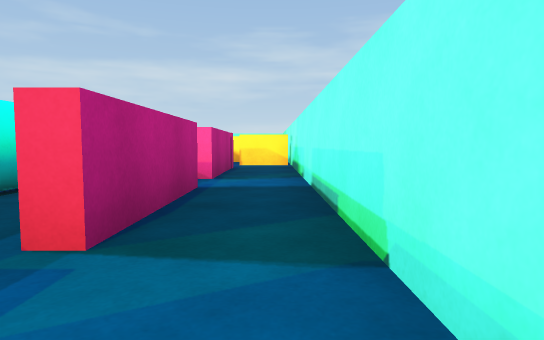
[1] (above)

24 first-person views from a walk through a scene from a Unity 3-D project. The camera is 0.49 m above the floor, tilts 4° down and sees 75° across. The floor is counted in squares, 1 m on a side. Each view is taken from the middle of a square. On the plan, view 1 faces up. The plan holds only what a view shows up to about 9 squares ahead; the rest is blank. The player character is not drawn.

[2]
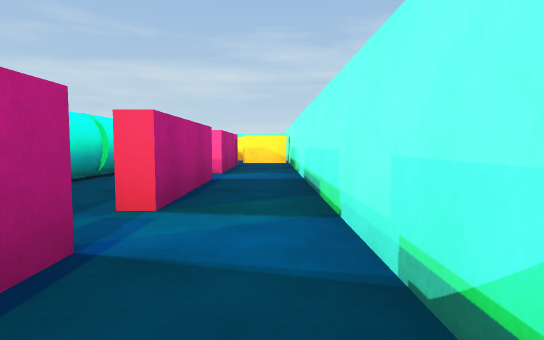

[3]
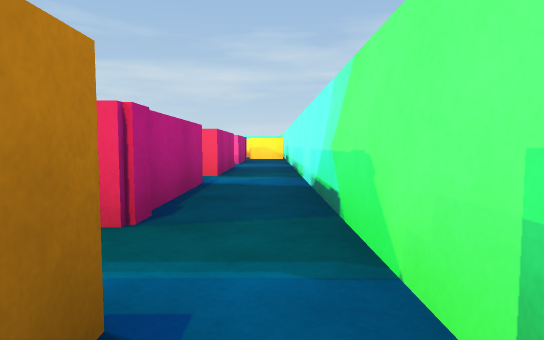

[4]
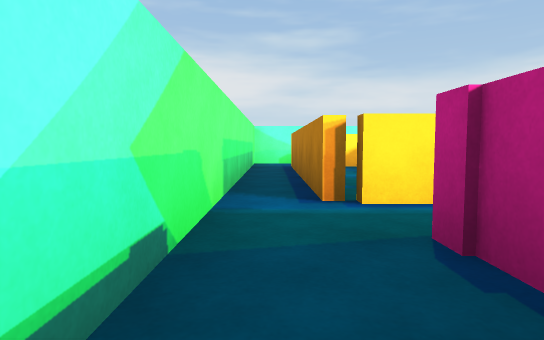

[5]
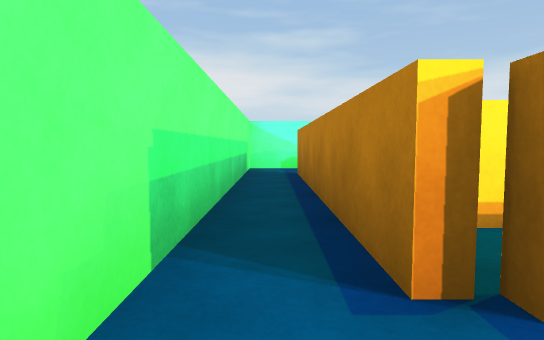

[6]
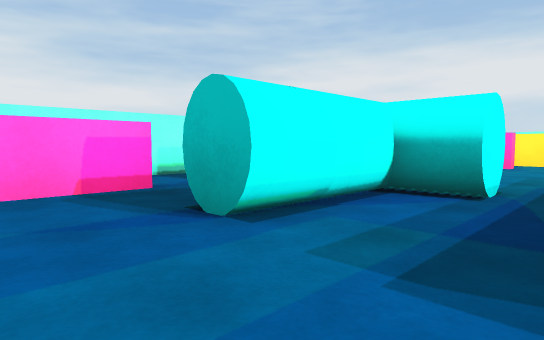

[7]
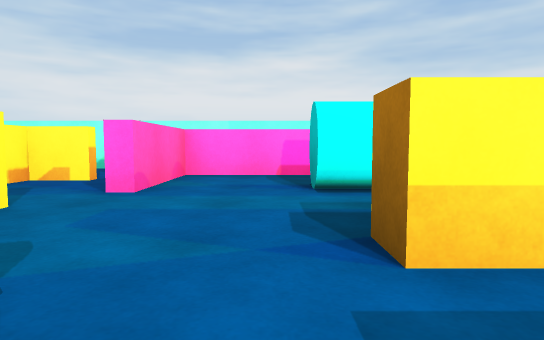

[8]
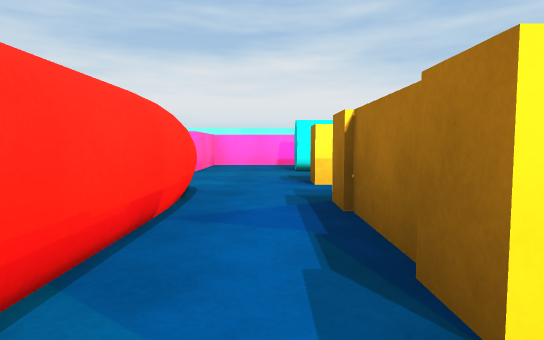

[9]
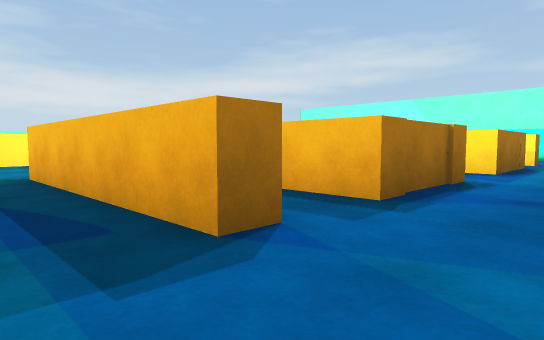

[10]
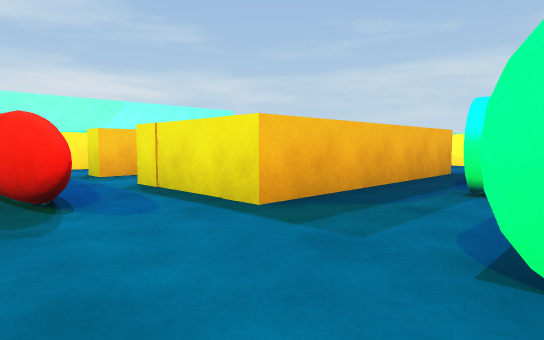

[11]
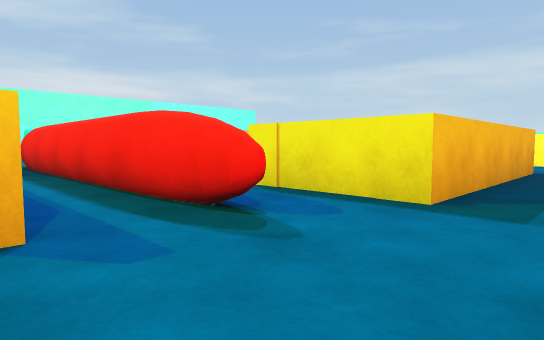

[12]
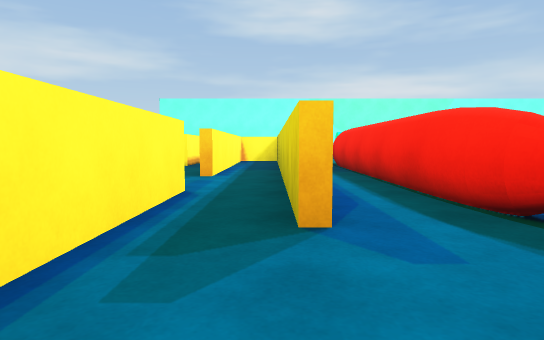

[13]
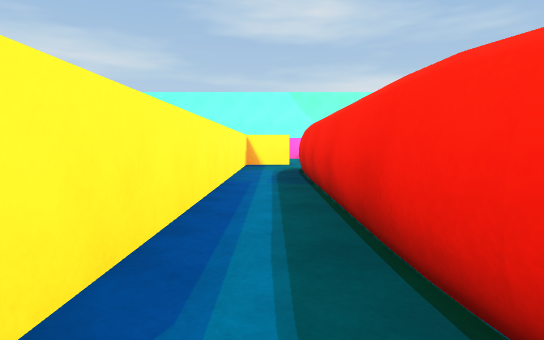

[14]
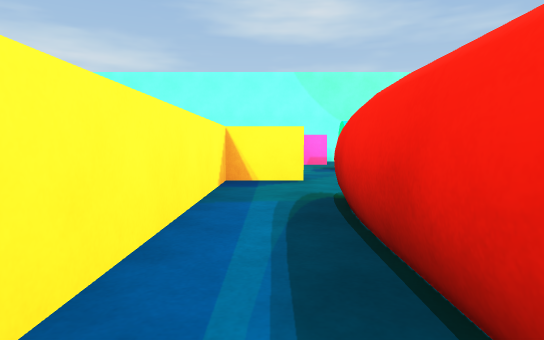

[15]
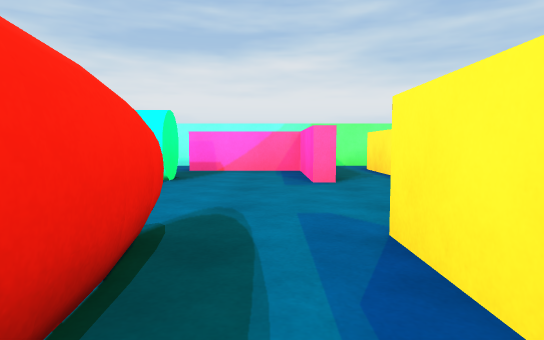

[16]
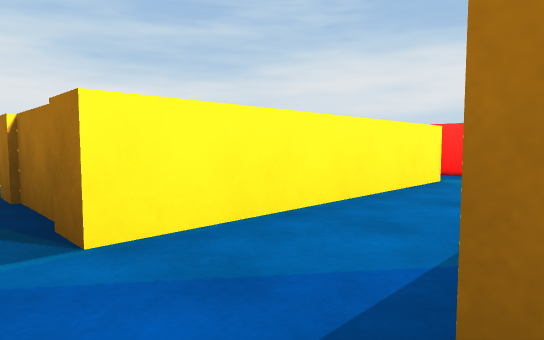

[17]
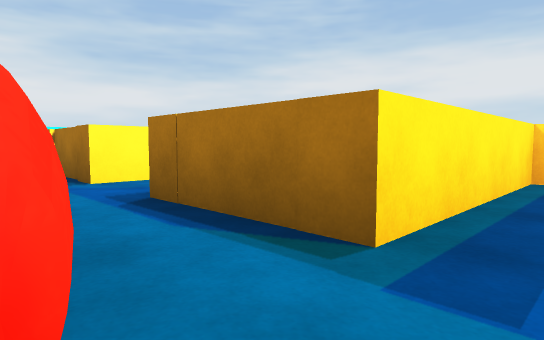

[18]
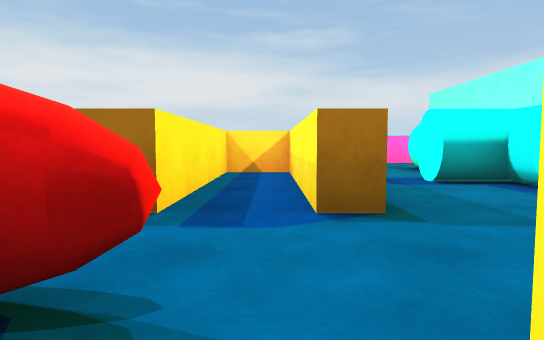

[19]
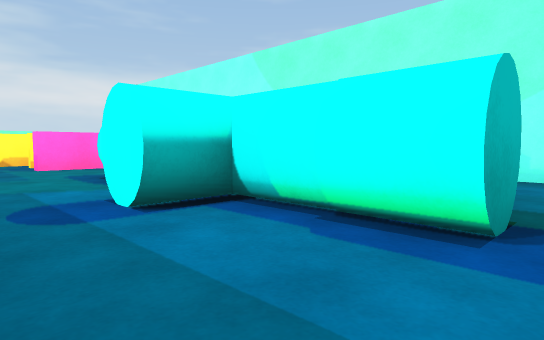

[20]
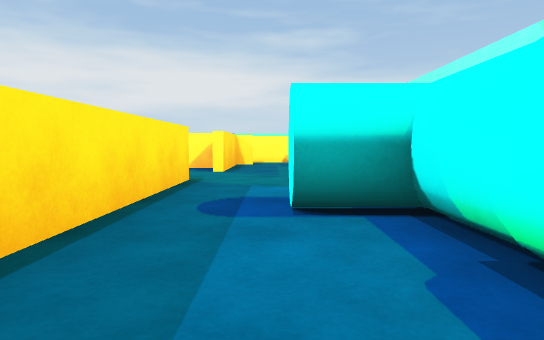

[21]
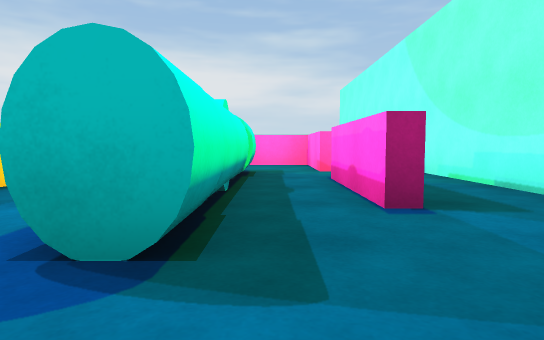

[22]
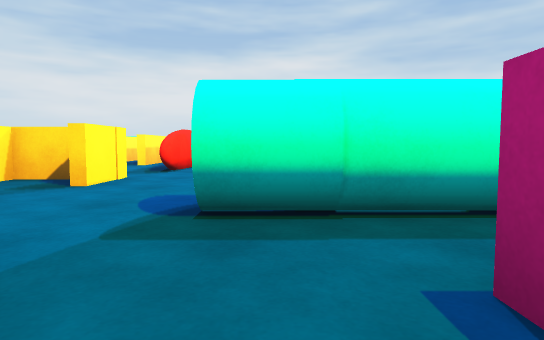

[23]
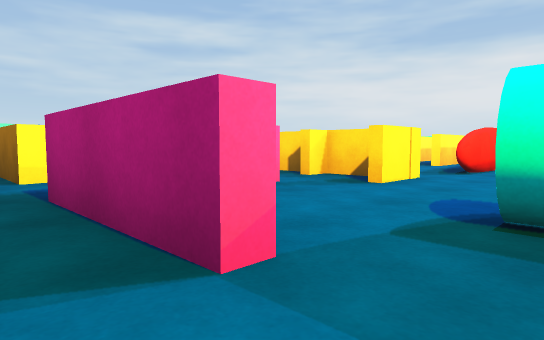

[24]
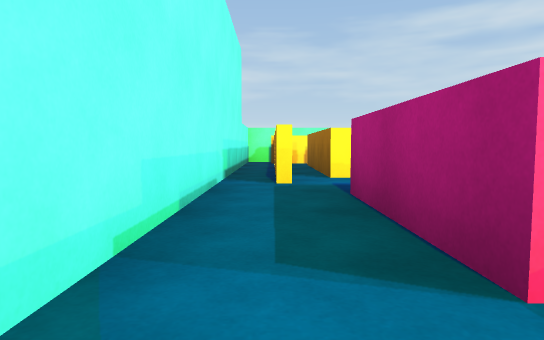

### Floor plan
Key: @ floor where view 1 was taken; # wall or solid block; x gap in a wall; . floor; C cyan cylinder.
Columns run from 21 left of view 1 to 1 right of it. Each row starts with its distance up from view 1.
 11 ###
 10 ##.   #
  9 #..  .#            ####
  8 #.###.#...##   ######.#
  7 #.#...#.### ####..###.#
  6 #...................#.#
  5 #...C.#.###.###.#.C.x.#
  4 #.#.C.#.#  .### #.C.x.#
  3 #.#.CC#.#  .#   #CC.#.#
  2 #.#.C.#.###.#   #.C.#.#
  1 # ..C.#####.#####.C...#
  0   #.....########....#@#
 -1   #...#.............#.#
 -2   ###.##########..###.#
 -3     #.#       #######.#
 -4     ###             #.#
 -5                     #.#
 -6                     #.#
 -7                     #.#
 -8                    ##.#
 -9                      .#
-10                     ###

Positions as (right, up) in squares from view 1, and headings:
1: (0, 0), facing up
2: (0, -1), facing up
3: (0, -4), facing up
4: (0, 0), facing down
5: (0, -2), facing down
6: (-5, 7), facing down-right
7: (-7, 6), facing right
8: (-10, 6), facing right
9: (-4, 7), facing down-left
10: (-3, -1), facing up-left
11: (-4, -2), facing up-left
12: (-4, -2), facing left
13: (-6, -1), facing left
14: (-10, -1), facing left
15: (-8, -1), facing right
16: (-11, 6), facing down-right
17: (-14, 7), facing down-right
18: (-14, 8), facing down
19: (-15, 6), facing down-left
20: (-16, 6), facing down
21: (-18, 7), facing down
22: (-20, 5), facing right
23: (-20, 5), facing up-right
24: (-20, 5), facing up
